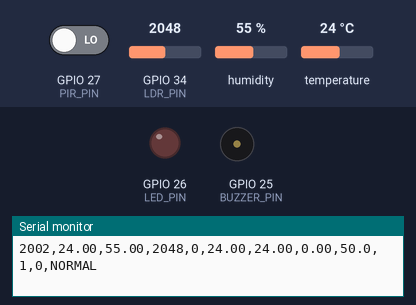
The sketch below on a simulated ESP32. On the bench: output pins drawn as LEDs (lit = HIGH), buzzer (waves = sounding, pin HIGH), the last lines printed to the serial monitor. The inputs (shaded band) are chosen by the test bench; at power-on: temperature 24 °C, GPIO 27 (PIR_PIN) LOW, GPIO 34 (LDR_PIN) = 2048, humidity 55 %.

Above: at 2.8 s.
2.9 s: temperature set to 27.4 °C
9.2 s: temperature set to 28.7 °C
At 12.9 s:
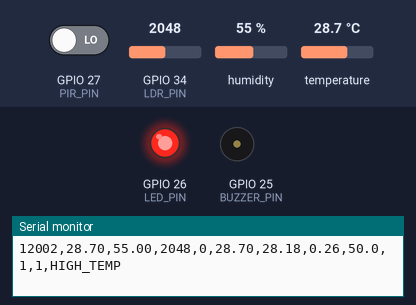
13.5 s: GPIO 27 (PIR_PIN) driven HIGH
At 14.3 s:
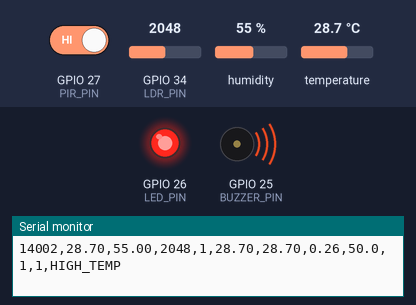
15.5 s: temperature set to 27.9 °C
21.2 s: temperature set to 27.4 °C
At 27.1 s:
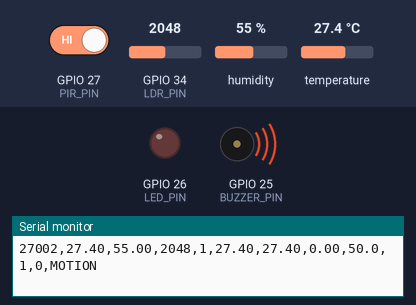
27.5 s: temperature set to 33 °C
At 28.8 s:
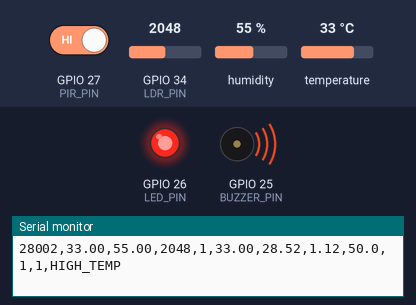
Timing chart, 0 to 30.5 s (numbered marks = the images above; inputs shaded):
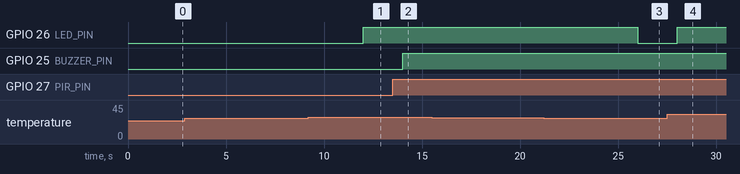

The sketch:

sensor_node.ino
```cpp
/*
 * WSN Lab 1 - Multi-Sensor Edge Node (Wokwi simulation)
 * ESP32 + DHT22 (temp/humidity) + photoresistor module (light) + PIR (motion)
 * + LED (high-temperature indicator) + buzzer (event alert)
 *
 * CSV columns (one row per second):
 *   timestamp,temp,humidity,light,motion,temp_cal,temp_filt,delta_temp,light_pct,valid,event,status
 *
 *   timestamp  - milliseconds since start
 *   temp       - raw DHT22 temperature (C)
 *   humidity   - raw DHT22 humidity (%)
 *   light      - raw ADC value from the photoresistor AO pin (0-4095)
 *   motion     - PIR output (0/1)
 *   temp_cal   - calibrated temperature (slope * temp + offset)
 *   temp_filt  - 5-sample moving average of temp_cal
 *   delta_temp - rate of change of temp_filt per sample
 *   light_pct  - brightness 0-100 %
 *   valid      - 1 if the readings passed the plausibility check
 *   event      - 1 on the sample where a NEW event starts (high temp or motion)
 *   status     - INVALID / HIGH_TEMP / MOTION / NORMAL
 */

#include <DHT.h>

// ---------------- Pins ----------------
#define DHT_PIN    4
#define DHT_TYPE   DHT22
#define LDR_PIN    34   // photoresistor AO pin (analog). NOT the DO pin.
#define PIR_PIN    27
#define LED_PIN    26   // on while status == HIGH_TEMP
#define BUZZER_PIN 25   // on while motion is detected

DHT dht(DHT_PIN, DHT_TYPE);

// ---------------- Sampling (1 Hz) ----------------
const unsigned long SAMPLE_MS = 1000;
unsigned long nextSampleMs = 0;

// ---------------- Calibration (fill in from calibration.ipynb) ----------------
const float CAL_SLOPE  = 1.0;
const float CAL_OFFSET = 0.0;

// ---------------- High-temperature alarm ----------------
const float TEMP_HIGH  = 28.0;   // alarm ON above 28 C
const float TEMP_CLEAR = 27.5;   // alarm OFF only when back below this (stops flickering)
bool highTemp = false;

// ---------------- Plausible ranges (DHT22 datasheet) ----------------
const float TEMP_MIN = -40.0, TEMP_MAX = 80.0;
const float HUM_MIN  =   0.0, HUM_MAX  = 100.0;

// ---------------- Light direction ----------------
// On the photoresistor module, the AO voltage FALLS as light increases,
// so brightness = 100 - raw %. If dragging the Wokwi slider to "bright"
// makes light_pct go DOWN, change this to false.
const bool LIGHT_INVERT = true;

// ---------------- Moving average (5 samples) ----------------
const int FILTER_SIZE = 5;
float filterBuf[FILTER_SIZE];
int filterIndex = 0;
int filterCount = 0;

float movingAverage(float x) {
  filterBuf[filterIndex] = x;
  filterIndex = (filterIndex + 1) % FILTER_SIZE;
  if (filterCount < FILTER_SIZE) filterCount++;
  float sum = 0;
  for (int i = 0; i < filterCount; i++) sum += filterBuf[i];
  return sum / filterCount;
}

float lastFilt = NAN;
bool  lastHighTemp = false;
int   lastMotion = LOW;

void setup() {
  Serial.begin(115200);
  dht.begin();
  pinMode(PIR_PIN, INPUT);
  pinMode(LED_PIN, OUTPUT);
  pinMode(BUZZER_PIN, OUTPUT);
  digitalWrite(LED_PIN, LOW);
  digitalWrite(BUZZER_PIN, LOW);

  Serial.println("timestamp,temp,humidity,light,motion,temp_cal,temp_filt,delta_temp,light_pct,valid,event,status");
  nextSampleMs = millis() + SAMPLE_MS;
}

void loop() {
  // Wait for the next 1-second tick
  if ((long)(millis() - nextSampleMs) < 0) return;
  nextSampleMs += SAMPLE_MS;
  unsigned long timestamp = millis();

  // 1. Acquire
  float temp     = dht.readTemperature();
  float humidity = dht.readHumidity();
  int   light    = analogRead(LDR_PIN);                 // 0-4095
  int   motion   = digitalRead(PIR_PIN);

  float lightPct = light / 4095.0 * 100.0;
  if (LIGHT_INVERT) lightPct = 100.0 - lightPct;

  // 2. Validate the RAW readings
  bool valid = !isnan(temp) && !isnan(humidity) &&
               temp >= TEMP_MIN && temp <= TEMP_MAX &&
               humidity >= HUM_MIN && humidity <= HUM_MAX;

  // 3. Calibrate, filter, rate of change (only on valid readings)
  float tempCal = NAN, tempFilt = NAN, deltaTemp = 0.0;
  if (valid) {
    tempCal  = CAL_SLOPE * temp + CAL_OFFSET;
    tempFilt = movingAverage(tempCal);
    if (!isnan(lastFilt)) deltaTemp = tempFilt - lastFilt;
    lastFilt = tempFilt;

    // High-temperature decision with a 0.5 C buffer
    if (!highTemp && tempFilt > TEMP_HIGH)       highTemp = true;
    else if (highTemp && tempFilt < TEMP_CLEAR)  highTemp = false;
  }

  // 4. Events: count only the START of each high-temp spell or motion
  bool newHighTemp = valid && highTemp && !lastHighTemp;
  bool newMotion   = (motion == HIGH) && (lastMotion == LOW);
  int  event = (newHighTemp || newMotion) ? 1 : 0;
  if (valid) lastHighTemp = highTemp;
  lastMotion = motion;

  // 5. Status
  String status = "NORMAL";
  if (!valid)              status = "INVALID";
  else if (highTemp)       status = "HIGH_TEMP";
  else if (motion == HIGH) status = "MOTION";

  // 6. Local indicators
  digitalWrite(LED_PIN,    (valid && highTemp) ? HIGH : LOW);
  digitalWrite(BUZZER_PIN, motion == HIGH ? HIGH : LOW);

  // 7. CSV row
  Serial.print(timestamp);     Serial.print(',');
  Serial.print(temp, 2);       Serial.print(',');
  Serial.print(humidity, 2);   Serial.print(',');
  Serial.print(light);         Serial.print(',');
  Serial.print(motion);        Serial.print(',');
  Serial.print(tempCal, 2);    Serial.print(',');
  Serial.print(tempFilt, 2);   Serial.print(',');
  Serial.print(deltaTemp, 2);  Serial.print(',');
  Serial.print(lightPct, 1);   Serial.print(',');
  Serial.print(valid ? 1 : 0); Serial.print(',');
  Serial.print(event);         Serial.print(',');
  Serial.println(status);
}
```

Measured:
- the behaviour switches between 28 and 28.1 °C on temperature (found by bisection; images 0 and 1)
- the behaviour switches between 27.5 and 27.4 °C on temperature (found by bisection; images 2 and 3)
- after the input at 9.2 s, GPIO 26 (LED_PIN): LOW → HIGH after 2.8 s
- after the input at 13.5 s, GPIO 25 (BUZZER_PIN): LOW → HIGH after 0.50 s
- after the input at 21.2 s, GPIO 26 (LED_PIN): HIGH → LOW after 4.8 s
- after the input at 27.5 s, GPIO 26 (LED_PIN): LOW → HIGH after 0.51 s
